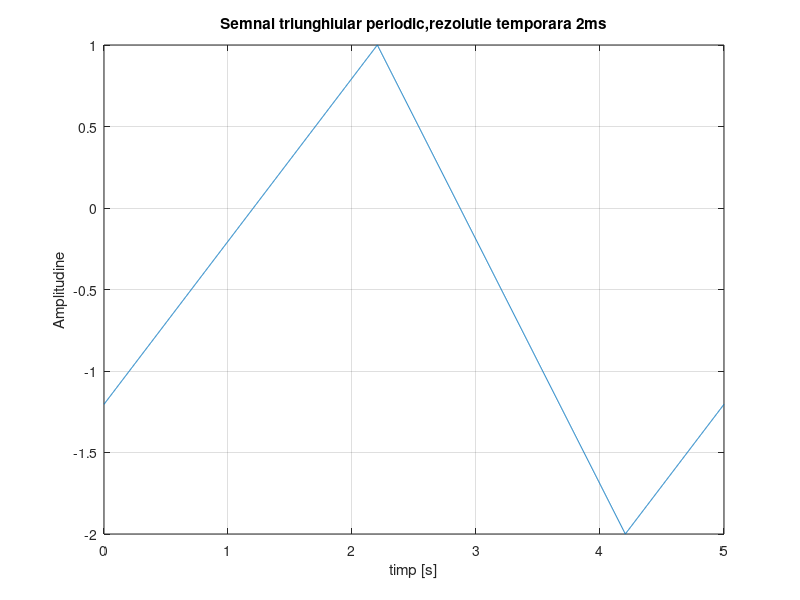
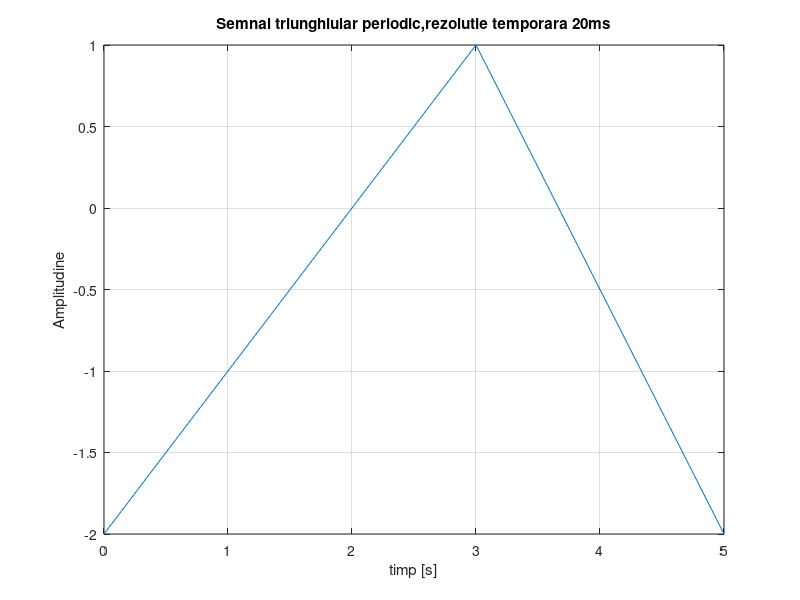
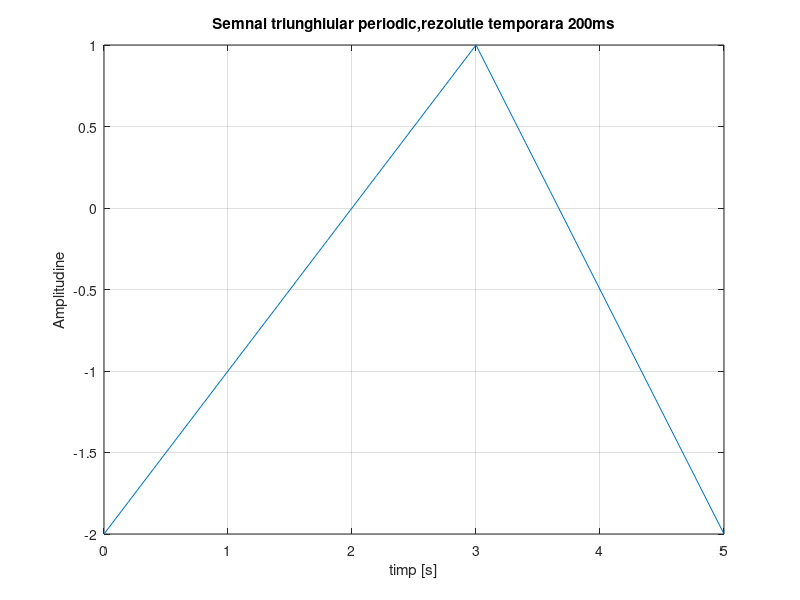

Reproduce these figures in MATLAB, in order.
figure(1)
%generam perioada semnalului, de la 0 la 5s, cu rezolutia temporara de 2ms
t=0:0.002:5
%frecventa semnalului de perioada 5, F=1/T:
F=1/5;
%generam semnalul trighiular periodic, cu componenta continua -0.5 si
%amplitudinea 1.5 ca semnalul sa se intinda de la nivel maxim=1 si nivel
%minim=-2
semnal=-0.5+1.5*sawtooth(2*pi*F*t+1,0.6) %modificam varful la 0.6, ca panta pozitiva sa fie 1
plot(t,semnal),grid   %afisam graficul, cu linii pentru o citire mai usoara
xlabel('timp [s]')    %denumim axa x "timp [s]"
ylabel('Amplitudine') %denumim axa y "Amplitudine"
title('Semnal triunghiular periodic,rezolutie temporara 2ms')  %setam titlul graficului



figure(2)
%generam perioada semnalului, de la 0 la 5s, cu rezolutia temporara de 20ms
t=0:0.02:5
%frecventa semnalului de perioada 5, F=1/T:
F=1/5;
%generam semnalul trighiular periodic, cu componenta continua -0.5 si
%amplitudinea 1.5 ca semnalul sa se intinda de la nivel maxim=1 si nivel
%minim=-2
semnal=-0.5+1.5*sawtooth(2*pi*F*t,0.6)
plot(t,semnal),grid %afisam graficul, cu linii pentru o citire mai usoara
xlabel('timp [s]')%denumim axa x "timp [s]"
ylabel('Amplitudine')  %denumim axa y "Amplitudine"
title('Semnal triunghiular periodic,rezolutie temporara 20ms')  %setam titlul graficului


figure(3)
%generam perioada semnalului, de la 0 la 5s, cu rezolutia temporara de 200ms
t=0:0.2:5
%frecventa semnalului de perioada 5, F=1/T:
F=1/5;
%generam semnalul trighiular periodic, cu componenta continua -0.5 si
%amplitudinea 1.5 ca semnalul sa se intinda de la nivel maxim=1 si nivel
%minim=-2
semnal=-0.5+1.5*sawtooth(2*pi*F*t,0.6)
plot(t,semnal),grid %afisam graficul, cu linii pentru o citire mai usoara
xlabel('timp [s]')  %denumim axa x "timp [s]"
ylabel('Amplitudine')%denumim axa y "Amplitudine"
title('Semnal triunghiular periodic,rezolutie temporara 200ms')  %setam titlul graficului

